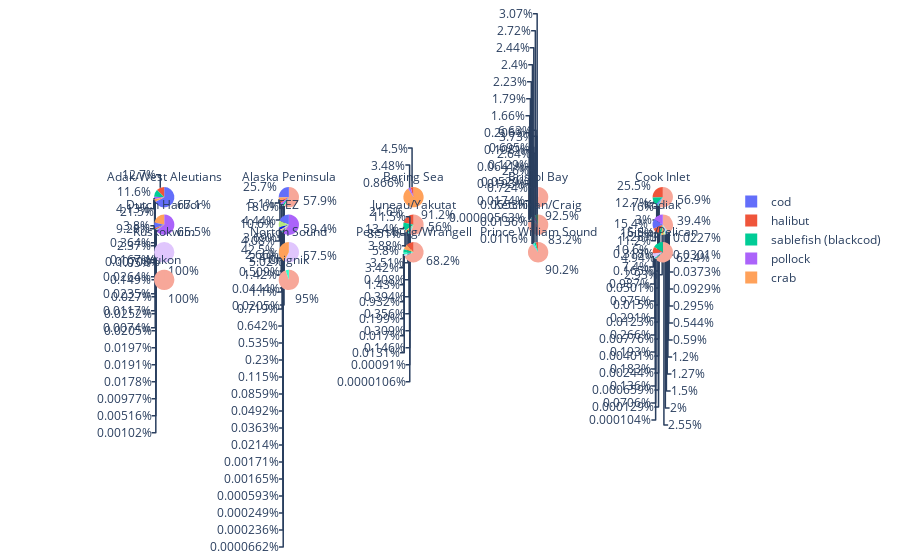

Notebook source saved alongside this figure:
### Code cell
fig = px.pie(DFseafoodmasked, 
             values='TotalWholesaleValue', 
             names='SpeciesGroup', 
             facet_col = 'AreaName', 
             facet_col_wrap = 5)
fig.for_each_annotation(lambda a: a.update(text=a.text.split("=")[-1]))
fig.show()

### Figure 1 — Plotly figure (JSON) as saved in the notebook; plotly's stock layout.template omitted (floating-point values rounded to 4 significant figures; data arrays with more than 128 entries replaced by an {"elided": "..."} marker saying what was removed)
{"data": [{"domain": {"x": [0, 0.184], "y": [0.8025, 1]}, "hovertemplate": "AreaName=Adak/West Aleutians<br>SpeciesGroup=%{label}<br>TotalWholesaleValue=%{value}<extra></extra>", "labels": ["cod", "halibut", "pollock", "rockfish", "sablefish (blackcod)", "turbot", "cod", "halibut", "pollock", "rockfish", "rockfish", "rockfish", "sablefish (blackcod)", "turbot", "cod", "halibut", "pollock", "sablefish (blackcod)", "turbot", "cod", "pollock", "rockfish", "sablefish (blackcod)", "sole", "turbot", "cod", "halibut", "sablefish (blackcod)", "cod", "crab", "sablefish (blackcod)", "cod", "pollock", "sablefish (blackcod)", "cod", "flounder", "halibut", "octopus", "pollock", "rockfish", "rockfish", "sablefish (blackcod)", "skate", "sole", "turbot", "cod", "halibut", "octopus", "pollock", "rockfish", "sablefish (blackcod)", "skate", "turbot", "cod", "pollock", "cod", "sole", "flounder", "rockfish", "rockfish", "sablefish (blackcod)", "turbot", "cod", "crab", "flounder", "halibut", "pollock", "rockfish", "rockfish", "sablefish (blackcod)", "turbot", "crab", "halibut", "rockfish", "sablefish (blackcod)", "sablefish (blackcod)", "sablefish (blackcod)"], "legendgroup": "", "name": "", "showlegend": true, "type": "pie", "values": [21354552, 7276930, 11584783, 167116, 2876502, 157699, 6870771, 8639721, 4681, 12334, 1931, 250355, 3158296, 79866, 12320555, 8340994, 31735, 3890563, 58634, 12990680, 4556, 147991, 2435573, 37168, 42000, 15178948, 4809304, 1575854, 23042167, 3551706, 2495616, 15533957, 953303, 2280835, 34347462, 22133, 3622547, 18746, 1252557, 11233, 128767, 2580419, 17213, 33129, 114781, 43213275, 3581771, 7185, 596300, 191889, 3827530, 23651, 62306, 7129004, 38167, 24347314, 22341, 17573, 7672, 116168, 4661772, 42401, 19063135, 6276802, 42710, 5589195, 11230, 5009, 166690, 2392150, 27350, 3507063, 2654768, 67918, 3416851, 2955026, 2203466]}, {"domain": {"x": [0.204, 0.388], "y": [0.8025, 1]}, "hovertemplate": "AreaName=Alaska Peninsula<br>SpeciesGroup=%{label}<br>TotalWholesaleValue=%{value}<extra></extra>", "labels": {"elided": "130 str values"}, "legendgroup": "", "name": "", "showlegend": true, "type": "pie", "values": {"elided": "130 int values"}}, {"domain": {"x": [0.408, 0.592], "y": [0.8025, 1]}, "hovertemplate": "AreaName=Bering Sea<br>SpeciesGroup=%{label}<br>TotalWholesaleValue=%{value}<extra></extra>", "labels": ["cod", "crab", "pollock", "crab", "halibut", "crab", "crab", "halibut", "crab", "halibut", "crab", "halibut", "crab", "crab", "halibut", "crab", "crab", "halibut", "crab", "crab", "crab", "crab", "crab", "crab", "crab", "crab", "crab", "crab", "crab", "halibut", "crab", "crab", "halibut", "crab", "crab", "crab", "crab", "halibut"], "legendgroup": "", "name": "", "showlegend": true, "type": "pie", "values": [7759993, 25498265, 31202690, 17992225, 1268285, 31923271, 22094933, 4018090, 21480969, 3431982, 19564173, 5635917, 483884, 30555262, 6380163, 28032486, 8176511, 7777043, 428139, 34915722, 45218871, 1238451, 35496849, 6829457, 77525123, 15180258, 111957234, 10382045, 103603022, 6429989, 94905954, 2042182, 3309187, 3222313, 63822190, 670526, 3737150, 2091009]}, {"domain": {"x": [0.612, 0.796], "y": [0.8025, 1]}, "hovertemplate": "AreaName=Bristol Bay<br>SpeciesGroup=%{label}<br>TotalWholesaleValue=%{value}<extra></extra>", "labels": ["halibut", "herring", "herring", "salmon roe", "salmon roe", "salmon roe", "salmon", "salmon", "salmon", "salmon", "salmon", "crab", "herring", "salmon roe", "salmon roe", "salmon roe", "salmon", "salmon", "salmon", "salmon", "crab", "halibut", "herring", "salmon roe", "salmon roe", "salmon roe", "salmon", "salmon", "salmon", "salmon", "salmon", "crab", "halibut", "herring", "salmon", "salmon", "salmon", "salmon", "halibut", "herring", "salmon", "salmon", "salmon", "salmon", "salmon", "halibut", "herring", "salmon", "salmon", "salmon", "salmon", "salmon", "halibut", "herring", "salmon", "salmon", "salmon", "salmon", "salmon", "halibut", "herring", "salmon", "salmon", "salmon", "salmon", "halibut", "herring", "salmon", "salmon", "salmon", "salmon", "salmon", "herring", "salmon", "salmon", "salmon", "salmon", "salmon", "herring", "salmon", "salmon", "salmon", "salmon", "salmon", "herring", "salmon", "salmon", "salmon", "salmon", "salmon", "herring", "salmon", "salmon", "salmon", "salmon", "salmon", "herring", "salmon", "salmon", "salmon", "salmon", "salmon", "herring", "salmon", "salmon", "salmon", "salmon", "salmon", "herring", "salmon", "salmon", "salmon", "salmon", "salmon"], "legendgroup": "", "name": "", "showlegend": true, "type": "pie", "values": [143930, 28443, 22900582, 35908, 438659, 12304023, 385425, 1708492, 1441108, 125738, 165336069, 2256984, 20164879, 76096, 1289008, 10375484, 377030, 2355674, 576208, 106103273, 1039646, 569402, 13493172, 157081, 742248, 6138376, 670195, 1319792, 286793, 1878, 95310322, 2581046, 466496, 17662758, 820238, 5872496, 457840, 115930053, 195473, 16575469, 2407683, 2174021, 3754485, 476586, 177162638, 343197, 20938404, 2049817, 5103984, 598061, 1742817, 220349959, 301263, 17660409, 3643287, 9334395, 949240, 342104, 238073734, 262347, 13259088, 1698897, 21504520, 553230, 248886426, 120438, 18220797, 1195077, 9388032, 1189107, 806163, 267690348, 22170998, 1093791, 8048661, 534055, 43875, 292563295, 24490850, 1134242, 7344924, 1288863, 4428323, 389673937, 19894171, 3056948, 7692068, 686683, 7214, 352092736, 18636856, 826543, 6863840, 1183079, 6076337, 284349943, 22393918, 655173, 9265709, 489757, 391642, 312155887, 15814379, 868034, 4541508, 2959691, 3377960, 396445841, 16775339, 1564894, 6362064, 94392, 3404, 373500160]}, {"domain": {"x": [0.816, 1], "y": [0.8025, 1]}, "hovertemplate": "AreaName=Cook Inlet<br>SpeciesGroup=%{label}<br>TotalWholesaleValue=%{value}<extra></extra>", "labels": {"elided": "329 str values"}, "legendgroup": "", "name": "", "showlegend": true, "type": "pie", "values": {"elided": "329 int values"}}, {"domain": {"x": [0, 0.184], "y": [0.535, 0.7325]}, "hovertemplate": "AreaName=Dutch Harbor<br>SpeciesGroup=%{label}<br>TotalWholesaleValue=%{value}<extra></extra>", "labels": {"elided": "210 str values"}, "legendgroup": "", "name": "", "showlegend": true, "type": "pie", "values": {"elided": "210 int values"}}, {"domain": {"x": [0.204, 0.388], "y": [0.535, 0.7325]}, "hovertemplate": "AreaName=EEZ<br>SpeciesGroup=%{label}<br>TotalWholesaleValue=%{value}<extra></extra>", "labels": {"elided": "474 str values"}, "legendgroup": "", "name": "", "showlegend": true, "type": "pie", "values": {"elided": "474 int values"}}, {"domain": {"x": [0.408, 0.592], "y": [0.535, 0.7325]}, "hovertemplate": "AreaName=Juneau/Yakutat<br>SpeciesGroup=%{label}<br>TotalWholesaleValue=%{value}<extra></extra>", "labels": {"elided": "354 str values"}, "legendgroup": "", "name": "", "showlegend": true, "type": "pie", "values": {"elided": "354 int values"}}, {"domain": {"x": [0.612, 0.796], "y": [0.535, 0.7325]}, "hovertemplate": "AreaName=Ketchikan/Craig<br>SpeciesGroup=%{label}<br>TotalWholesaleValue=%{value}<extra></extra>", "labels": {"elided": "347 str values"}, "legendgroup": "", "name": "", "showlegend": true, "type": "pie", "values": {"elided": "347 int values"}}, {"domain": {"x": [0.816, 1], "y": [0.535, 0.7325]}, "hovertemplate": "AreaName=Kodiak<br>SpeciesGroup=%{label}<br>TotalWholesaleValue=%{value}<extra></extra>", "labels": {"elided": "537 str values"}, "legendgroup": "", "name": "", "showlegend": true, "type": "pie", "values": {"elided": "537 int values"}}, {"domain": {"x": [0, 0.184], "y": [0.2675, 0.465]}, "hovertemplate": "AreaName=Kuskokwim<br>SpeciesGroup=%{label}<br>TotalWholesaleValue=%{value}<extra></extra>", "labels": ["herring"], "legendgroup": "", "name": "", "showlegend": true, "type": "pie", "values": [1001222]}, {"domain": {"x": [0.204, 0.388], "y": [0.2675, 0.465]}, "hovertemplate": "AreaName=Norton Sound<br>SpeciesGroup=%{label}<br>TotalWholesaleValue=%{value}<extra></extra>", "labels": ["herring", "herring", "crab", "crab"], "legendgroup": "", "name": "", "showlegend": true, "type": "pie", "values": [4720544, 2391144, 2737886, 2525550]}, {"domain": {"x": [0.408, 0.592], "y": [0.2675, 0.465]}, "hovertemplate": "AreaName=Petersburg/Wrangell<br>SpeciesGroup=%{label}<br>TotalWholesaleValue=%{value}<extra></extra>", "labels": {"elided": "328 str values"}, "legendgroup": "", "name": "", "showlegend": true, "type": "pie", "values": {"elided": "328 int values"}}, {"domain": {"x": [0.612, 0.796], "y": [0.2675, 0.465]}, "hovertemplate": "AreaName=Prince William Sound<br>SpeciesGroup=%{label}<br>TotalWholesaleValue=%{value}<extra></extra>", "labels": {"elided": "240 str values"}, "legendgroup": "", "name": "", "showlegend": true, "type": "pie", "values": {"elided": "240 int values"}}, {"domain": {"x": [0.816, 1], "y": [0.2675, 0.465]}, "hovertemplate": "AreaName=Sitka/Pelican<br>SpeciesGroup=%{label}<br>TotalWholesaleValue=%{value}<extra></extra>", "labels": {"elided": "367 str values"}, "legendgroup": "", "name": "", "showlegend": true, "type": "pie", "values": {"elided": "367 int values"}}, {"domain": {"x": [0, 0.184], "y": [0, 0.1975]}, "hovertemplate": "AreaName=Yukon<br>SpeciesGroup=%{label}<br>TotalWholesaleValue=%{value}<extra></extra>", "labels": ["salmon roe", "salmon", "salmon", "salmon", "salmon", "salmon", "salmon", "salmon", "salmon", "salmon", "salmon", "salmon", "salmon", "salmon", "salmon", "salmon", "salmon", "salmon", "salmon", "salmon", "salmon", "salmon", "salmon", "salmon", "salmon"], "legendgroup": "", "name": "", "showlegend": true, "type": "pie", "values": [2970, 642864, 26307, 987841, 1030651, 2022661, 123838, 1549224, 1130708, 277472, 2674580, 1429907, 383673, 2152461, 876131, 240067, 410257, 2330216, 573213, 1818802, 116677, 5254350, 7861303, 6350850, 1703968]}, {"domain": {"x": [0.204, 0.388], "y": [0, 0.1975]}, "hovertemplate": "AreaName=Chignik<br>SpeciesGroup=%{label}<br>TotalWholesaleValue=%{value}<extra></extra>", "labels": ["salmon roe", "salmon roe", "salmon roe", "salmon", "salmon", "salmon", "salmon roe", "salmon roe", "salmon", "salmon", "salmon", "salmon"], "legendgroup": "", "name": "", "showlegend": true, "type": "pie", "values": [319761, 19474, 720573, 586565, 816748, 12277207, 15581, 673595, 235557, 431688, 10930231, 7834989]}], "layout": {"annotations": [{"font": {}, "showarrow": false, "text": "Yukon", "x": 0.092, "xanchor": "center", "xref": "paper", "y": 0.1975, "yanchor": "bottom", "yref": "paper"}, {"font": {}, "showarrow": false, "text": "Chignik", "x": 0.296, "xanchor": "center", "xref": "paper", "y": 0.1975, "yanchor": "bottom", "yref": "paper"}, {"font": {}, "showarrow": false, "text": "Kuskokwim", "x": 0.092, "xanchor": "center", "xref": "paper", "y": 0.465, "yanchor": "bottom", "yref": "paper"}, {"font": {}, "showarrow": false, "text": "Norton Sound", "x": 0.296, "xanchor": "center", "xref": "paper", "y": 0.465, "yanchor": "bottom", "yref": "paper"}, {"font": {}, "showarrow": false, "text": "Petersburg/Wrangell", "x": 0.5, "xanchor": "center", "xref": "paper", "y": 0.465, "yanchor": "bottom", "yref": "paper"}, {"font": {}, "showarrow": false, "text": "Prince William Sound", "x": 0.704, "xanchor": "center", "xref": "paper", "y": 0.465, "yanchor": "bottom", "yref": "paper"}, {"font": {}, "showarrow": false, "text": "Sitka/Pelican", "x": 0.908, "xanchor": "center", "xref": "paper", "y": 0.465, "yanchor": "bottom", "yref": "paper"}, {"font": {}, "showarrow": false, "text": "Dutch Harbor", "x": 0.092, "xanchor": "center", "xref": "paper", "y": 0.7325, "yanchor": "bottom", "yref": "paper"}, {"font": {}, "showarrow": false, "text": "EEZ", "x": 0.296, "xanchor": "center", "xref": "paper", "y": 0.7325, "yanchor": "bottom", "yref": "paper"}, {"font": {}, "showarrow": false, "text": "Juneau/Yakutat", "x": 0.5, "xanchor": "center", "xref": "paper", "y": 0.7325, "yanchor": "bottom", "yref": "paper"}, {"font": {}, "showarrow": false, "text": "Ketchikan/Craig", "x": 0.704, "xanchor": "center", "xref": "paper", "y": 0.7325, "yanchor": "bottom", "yref": "paper"}, {"font": {}, "showarrow": false, "text": "Kodiak", "x": 0.908, "xanchor": "center", "xref": "paper", "y": 0.7325, "yanchor": "bottom", "yref": "paper"}, {"font": {}, "showarrow": false, "text": "Adak/West Aleutians", "x": 0.092, "xanchor": "center", "xref": "paper", "y": 1, "yanchor": "bottom", "yref": "paper"}, {"font": {}, "showarrow": false, "text": "Alaska Peninsula", "x": 0.296, "xanchor": "center", "xref": "paper", "y": 1, "yanchor": "bottom", "yref": "paper"}, {"font": {}, "showarrow": false, "text": "Bering Sea", "x": 0.5, "xanchor": "center", "xref": "paper", "y": 1, "yanchor": "bottom", "yref": "paper"}, {"font": {}, "showarrow": false, "text": "Bristol Bay", "x": 0.704, "xanchor": "center", "xref": "paper", "y": 1, "yanchor": "bottom", "yref": "paper"}, {"font": {}, "showarrow": false, "text": "Cook Inlet", "x": 0.908, "xanchor": "center", "xref": "paper", "y": 1, "yanchor": "bottom", "yref": "paper"}], "autosize": true, "legend": {"tracegroupgap": 0}, "margin": {"t": 60}}}
